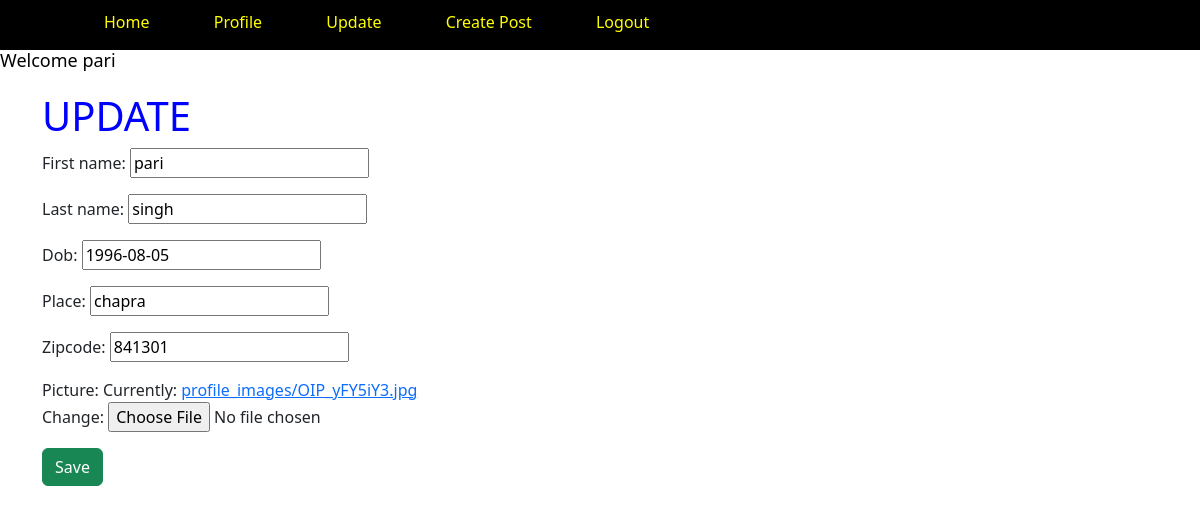
Page /update/ (signed in) on the committed database.
### myapp/models.py (models this page shows, shortened)
class Profile(models.Model):
    user = models.OneToOneField(User, on_delete=models.CASCADE)
    first_name = models.CharField(max_length=50,default=None,null=True,blank=True)
    last_name = models.CharField(max_length=50,default=None,null=True,blank=True)
    place = models.CharField(max_length=100)
    zipcode = models.CharField(max_length=10)
    dob = models.DateField()
    picture = models.ImageField(upload_to='profile_images')

### myapp/views.py (the view)
# urls.py: path('update/',views.update,name='update'),
@login_required
def update(request):
    profile = get_object_or_404(Profile, user=request.user)
    user_name=request.user
    if request.method == 'POST':
        form = ProfileForm(request.POST, request.FILES, instance=profile)
        if form.is_valid():
            form.save()
            messages.success(request, 'Profile updated successfully')
            return redirect('profile')
    else:
        form = ProfileForm(instance=profile)
    context = {'form': form,'name':user_name}
    return render(request, 'update.html', context)

### myapp/forms.py
class ProfileForm(forms.ModelForm):
    class Meta:
        model = Profile
        fields = ('first_name','last_name','dob','place','zipcode','picture')

### myapp/templates/update.html (shortened to what this page needs)
{% extends 'base.html' %}
{% block content %}
<div  class="container mt-3">
  <h1 style=color:blue>UPDATE</h1>
    <form action="" method="post"  enctype="multipart/form-data">
      {{form.as_p}}
      <input class="btn btn-success"  type="submit" value="Save" /><br><br>
  </form>
</div>
{% endblock %}

### myapp/templates/base.html (shortened to what this page needs)
<!DOCTYPE html>
{% load static  %}
<html>
<head>
  <link rel="stylesheet" href="{% static 'css/all.min.css' %}">
  <link rel="stylesheet" href="{% static 'css/bootstrap.css' %}" />
</head>
<body  style=background-color:white>
  <nav>
  <div class='container'>
    {% if user.is_authenticated %}
    <ul>
      <li><a href="{% url 'home' %}">Home</a></li>
      <li><a href="{% url 'profile' %}">Profile</a></li>
      <li><a href="{% url 'update' %}">Update</a></li>
      <li><a href="{% url 'create_post' %}">Create Post</a></li>
      <li><a href="{% url 'logout' %}">Logout</a></li>
    </ul>
    {% else %}
    <ul>
    {% comment %} <li><a href="{% url 'home' %}">Home</a></li> {% endcomment %}
    <li><a href="{% url 'login' %}">Login</a></li>
    <li><a href="{% url 'register' %}">Sing Up</a></li>
  </ul>
    {% endif %}
  </div>
  </nav>
  {% if user.is_authenticated %}
  <h2 style=color:black>Welcome {{user.username}}</h2>
  {% endif %}
  {% block content %}
  {% endblock %}
</body>
</html>

### myapp/templates/base.html (style rules this page uses)
nav { background-color: black; width: 100%; height: 50px; display: flex; align-items: center; justify-content: space-between; padding: 20px 0; position: relative; z-index: 2; }
nav ul li { padding-top: 10px; display: inline-block; list-style: none; margin: 10px 30px; }
nav ul li a { text-decoration: none; color:yellow; }
nav div ul li a { text-decoration: none; color: yellow; }
h2 { font-size: 18px; margin-bottom: 20px; text-color: brown; }

### rows in the picture
Profile: first_name "pari", last_name "singh", dob "1996-08-05", place "chapra", zipcode "841301"

### other values in the picture
{{ user.username }} "pari"
